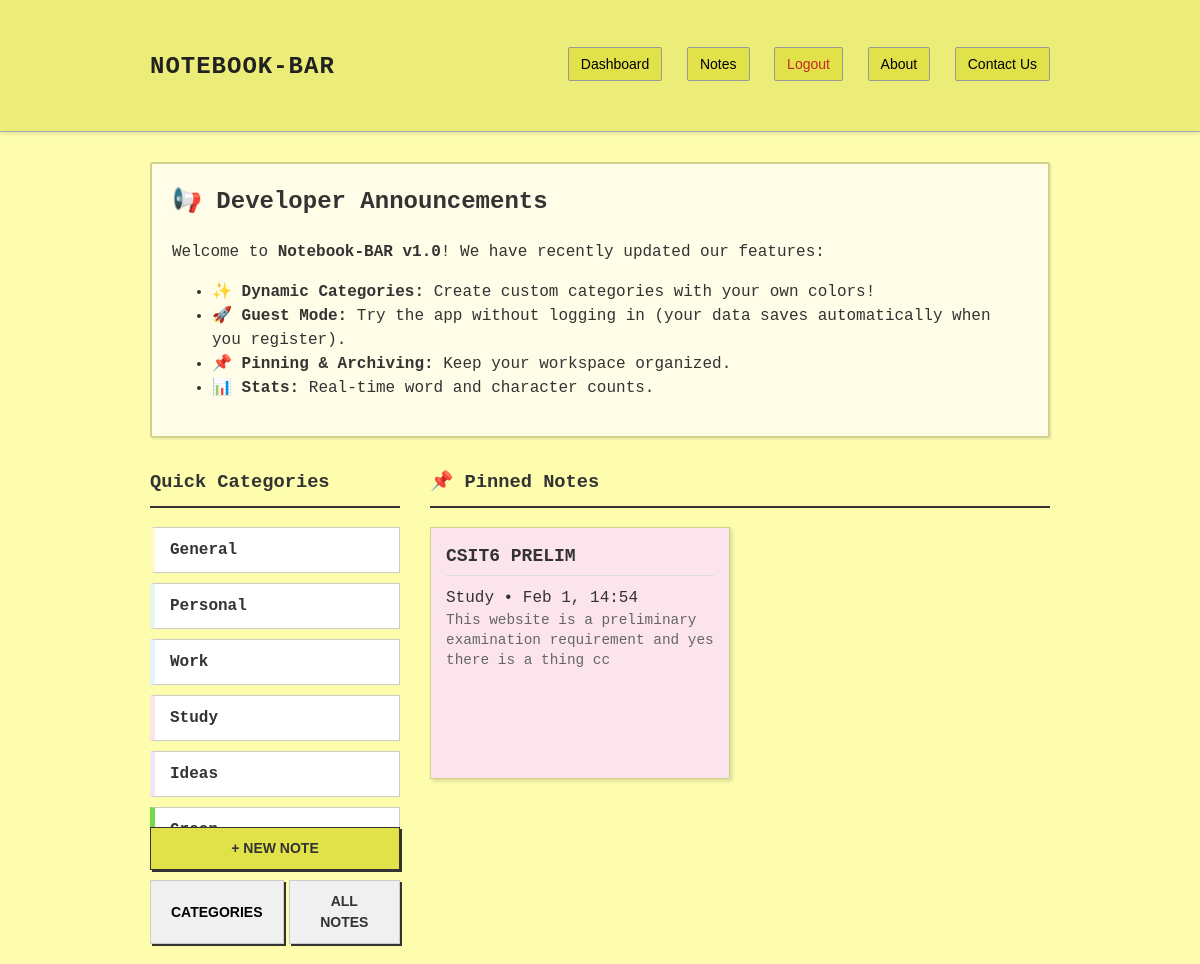
The page /new_test/dashboard.php (signed in) on the database its author committed.
### tables this page shows
CREATE TABLE `categories` (
  `id` int(11) NOT NULL,
  `user_id` int(11) DEFAULT 0,
  `name` varchar(100) NOT NULL,
  `color` varchar(50) DEFAULT '#ffffff'
);

CREATE TABLE `pages` (
  `id` int(11) NOT NULL,
  `note_id` int(11) NOT NULL,
  `page_number` int(11) DEFAULT 1,
  `text` longtext DEFAULT NULL
);

CREATE TABLE `notes` (
  `id` int(11) NOT NULL,
  `user_id` int(11) DEFAULT 0,
  `title` varchar(255) NOT NULL,
  `category` varchar(100) DEFAULT 'General',
  `color` int(11) DEFAULT 0,
  `date_created` datetime DEFAULT current_timestamp(),
  `date_last` datetime DEFAULT current_timestamp() ON UPDATE current_timestamp(),
  `is_pinned` tinyint(1) DEFAULT 0,
  `is_archived` tinyint(1) DEFAULT 0
);

### new_test/includes/data_access.php (called while the page is built, shortened)
<?php
require_once 'db.php';
function is_logged_in()
{
    return isset($_SESSION['user_id']) && $_SESSION['user_id'] > 0;
}
function get_current_user_id()
{
    return isset($_SESSION['user_id']) ? $_SESSION['user_id'] : 0;
}
function get_notes($filters = [])
{
    global $conn;
    $uid = get_current_user_id();
    $notes = [];
    $archived = isset($filters['archived']) ? intval($filters['archived']) : 0;
    $category = isset($filters['category']) ? $filters['category'] : null;
    $search = isset($filters['search']) ? trim($filters['search']) : null;
    if (is_logged_in()) {
        $sql = "SELECT n.*, p.text FROM notes n
                LEFT JOIN pages p ON n.id = p.note_id AND p.page_number = 1
                WHERE n.user_id = $uid AND n.is_archived = $archived";
        $sql .= " ORDER BY n.is_pinned DESC, n.date_last DESC";
        $result = mysqli_query($conn, $sql);
        while ($row = mysqli_fetch_assoc($result)) {
            $notes[] = $row;
        }
    }
    return $notes;
}
function get_categories()
{
    global $conn;
    $uid = get_current_user_id();
    $categories = [];
    if (is_logged_in()) {
        $sql = "SELECT * FROM categories WHERE user_id = 0 OR user_id = $uid ORDER BY user_id ASC, id ASC";
        $result = mysqli_query($conn, $sql);
        while ($row = mysqli_fetch_assoc($result)) {
            $categories[] = $row;
        }
    }
    return $categories;
}
?>

### new_test/dashboard.php (the view, shortened to what this page needs)
<?php
include 'includes/data_access.php';
?>
<!DOCTYPE html>
<html>
<head>
    <link rel="stylesheet" href="css/style.css?v=<?php echo time(); ?>">
</head>
<body>
    <header>
        <div class="header-inner">
            <h1><a href="dashboard.php">Notebook-BAR</a></h1>
            <nav>
                <a href="dashboard.php">Dashboard</a>
                <a href="index.php">Notes</a>
                <?php if (is_logged_in()): ?>
                    <a href="logout.php" style="color: #c62828;">Logout</a>
                <?php else: ?>
                    <a href="login.php" style="color: #2e7d32;">Login</a>
                <?php endif; ?>
                <a href="about.php">About</a>
                <a href="contact.php">Contact Us</a>
            </nav>
        </div>
    </header>
    <div class="container">
        <div class="dashboard-section announcement-box">
            <h2>📢 Developer Announcements</h2>
            <p>Welcome to <strong>Notebook-BAR v1.0</strong>! We have recently updated our features:</p>
            <ul>
                <li>✨ <strong>Dynamic Categories:</strong> Create custom categories with your own colors!</li>
                <li>🚀 <strong>Guest Mode:</strong> Try the app without logging in (your data saves automatically when
                    you register).</li>
                <li>📌 <strong>Pinning & Archiving:</strong> Keep your workspace organized.</li>
                <li>📊 <strong>Stats:</strong> Real-time word and character counts.</li>
            </ul>
        </div>
        <div class="dashboard-grid-layout">
            <div class="dashboard-sidebar">
                <h3>Quick Categories</h3>
                <div class="category-list" style="max-height: 300px; overflow-y: auto;">
                    <?php
                    $quick_cats = get_categories();
                    foreach ($quick_cats as $c) {
                        $cname = htmlspecialchars($c['name']);
                        $ccolor = htmlspecialchars($c['color']);
                        echo "<a href='index.php?cat=$cname' class='cat-btn' style='border-left: 5px solid $ccolor;'>$cname</a>";
                    }
                    ?>
                </div>
                <div style="display: flex; flex-direction: column; gap: 10px; margin-bottom: 20px;">
                    <a href="notepad.php" class="btn btn-primary" style="text-decoration: none; text-align: center;">+
                        New Note</a>
                    <div style="display: flex; gap: 5px;">
                        <button onclick="document.getElementById('cat-modal').style.display='block'"
                            class="btn btn-secondary" style="border: 1px solid #ccc; flex: 1;">Categories</button>
                        <a href="index.php" class="btn btn-secondary"
                            style="text-decoration: none; text-align: center; flex: 1; border: 1px solid #ccc;">All
                            Notes</a>
                    </div>
                </div>
            </div>
            <div class="dashboard-main">
                <h3>📌 Pinned Notes</h3>
                <div class="note-grid">
                    <div class="note-grid">
                        <?php
                        $all_cats = get_categories();
                        $cat_colors = [];
                        foreach ($all_cats as $c) {
                            $cat_colors[$c['name']] = $c['color'];
                        }
                        $filters = ['archived' => 0];
                        $all_notes = get_notes($filters);
                        $pinned_notes = [];
                        foreach ($all_notes as $n) {
                            if ($n['is_pinned'] == 1) {
                                $pinned_notes[] = $n;
                            }
                        }
                        if (count($pinned_notes) > 0) {
                            foreach ($pinned_notes as $row) {
                                $nid = $row['id'];
                                $dtitle = htmlspecialchars($row['title']);
                                $dcat = htmlspecialchars($row['category']);
                                $ddatl = date("M j, H:i", strtotime($row['date_last']));
                                $bg_color = isset($cat_colors[$dcat]) ? $cat_colors[$dcat] : '#ffffff';
                                $raw_text = $row['text'] ?? '';
                                $raw_text = str_replace('<li>', ' &bull; ', $raw_text);
                                $raw_text = str_replace(['</p>', '</div>', '<br>', '<br/>'], ' ', $raw_text);
                                $clean_text = strip_tags($raw_text, '<b><i><u><strong><em>');
                                $dtxt = $clean_text;
                                echo "<a href='notepad.php?id=$nid' class='note-card' style='background-color: $bg_color;'>";
                                echo "<div class='note-title'>$dtitle</div>";
                                echo "<div class='note-meta'>$dcat &bull; $ddatl</div>";
                                echo "<div class='note-preview'>$dtxt</div>";
                                echo "</a>";
                            }
                        } else {
                            echo "<div style='color: #777; font-style: italic;'>No pinned notes yet. Pin a note to see it here!</div>";
                        }
                        ?>
                    </div>
                </div>
            </div>
        </div>
</body>
</html>

### new_test/css/style.css (style rules this page uses)
:root { --bg-color: #fdfdad; --header-bg: #ecec78; --nav-bg: #e1e149; --card-bg: #fffde7; --text-primary: #333; --text-secondary: #555; --border-color: #d1d190; --shadow: 2px 2px 4px rgba(0, 0, 0, 0.15); }
body { background-color: var(--bg-color); margin: 0; padding: 0; font-family: 'Courier New', Courier, monospace; color: var(--text-primary); line-height: 1.5; }
a { text-decoration: none; color: inherit; }
header { background-color: var(--header-bg); border-bottom: 1px solid #aaa; padding: 20px 0; box-shadow: 0 2px 4px rgba(0, 0, 0, 0.1); margin-bottom: 30px; }
.header-inner { max-width: 900px; margin: 0 auto; padding: 0 20px; display: flex; justify-content: space-between; align-items: center; }
header h1 a { font-size: 24px; font-weight: bold; color: #222; text-transform: uppercase; letter-spacing: 1px; }
header nav a { font-family: Arial, sans-serif; font-size: 14px; margin-left: 15px; padding: 8px 12px; background-color: var(--nav-bg); border: 1px solid #999; border-radius: 2px; color: #000; }
.container { max-width: 900px; margin: 0 auto; padding: 0 20px; }
.note-grid { display: grid; grid-template-columns: repeat(auto-fill, minmax(280px, 1fr)); gap: 20px; padding-bottom: 50px; }
a.note-card { display: flex; flex-direction: column; background-color: var(--card-bg); border: 1px solid var(--border-color); min-height: 220px; max-height: 400px; padding: 15px; box-shadow: var(--shadow); transition: transform 0.2s; color: #333 !important; text-decoration: none !important; position: relative; }
.note-title { font-weight: bold; font-size: 18px; border-bottom: 1px solid #ddd; margin-bottom: 10px; padding-bottom: 5px; }
.note-preview { font-size: 0.9rem; color: #666; margin-bottom: 10px; flex-grow: 1; line-height: 1.4; display: -webkit-box; -webkit-line-clamp: 10; -webkit-box-orient: vertical; overflow: hidden; text-overflow: ellipsis; }
.btn { font-family: Arial, sans-serif; font-weight: bold; padding: 10px 20px; cursor: pointer; border: 1px solid #333; background: #fff; text-transform: uppercase; font-size: 14px; box-shadow: 2px 2px 0 #333; transition: all 0.1s; }
.btn-primary { background-color: var(--nav-bg); }
.btn-secondary { background-color: #f0f0f0; display: inline-block; }
.dashboard-section { background: #fff; border: 1px solid #aaa; padding: 20px; margin-bottom: 30px; border-radius: 2px; box-shadow: 2px 2px 0 rgba(0, 0, 0, 0.05); }
.announcement-box { background: #fffde7; border: 2px solid #d1d190; }
.announcement-box h2 { margin-top: 0; font-size: 1.5rem; }
.dashboard-grid-layout { display: grid; grid-template-columns: 250px 1fr; gap: 30px; }
.dashboard-sidebar h3, .dashboard-main h3 { border-bottom: 2px solid #333; padding-bottom: 10px; margin-top: 0; }
.category-list { display: flex; flex-direction: column; gap: 10px; }
.cat-btn { display: block; padding: 10px 15px; background: #fff; border: 1px solid #ccc; color: #333; font-weight: bold; text-decoration: none; transition: all 0.2s; border-left: 4px solid var(--nav-bg); }

### rows shown on the page
categories: name "General"
categories: name "Personal"
categories: name "Work"
categories: name "Study"
categories: name "Ideas"
pages: note.title "CSIT6 PRELIM", note.category "Study", note.date_last "Feb 1, 14:54", text "This website is a preliminary examination requirement and yes there is a thing cc"
